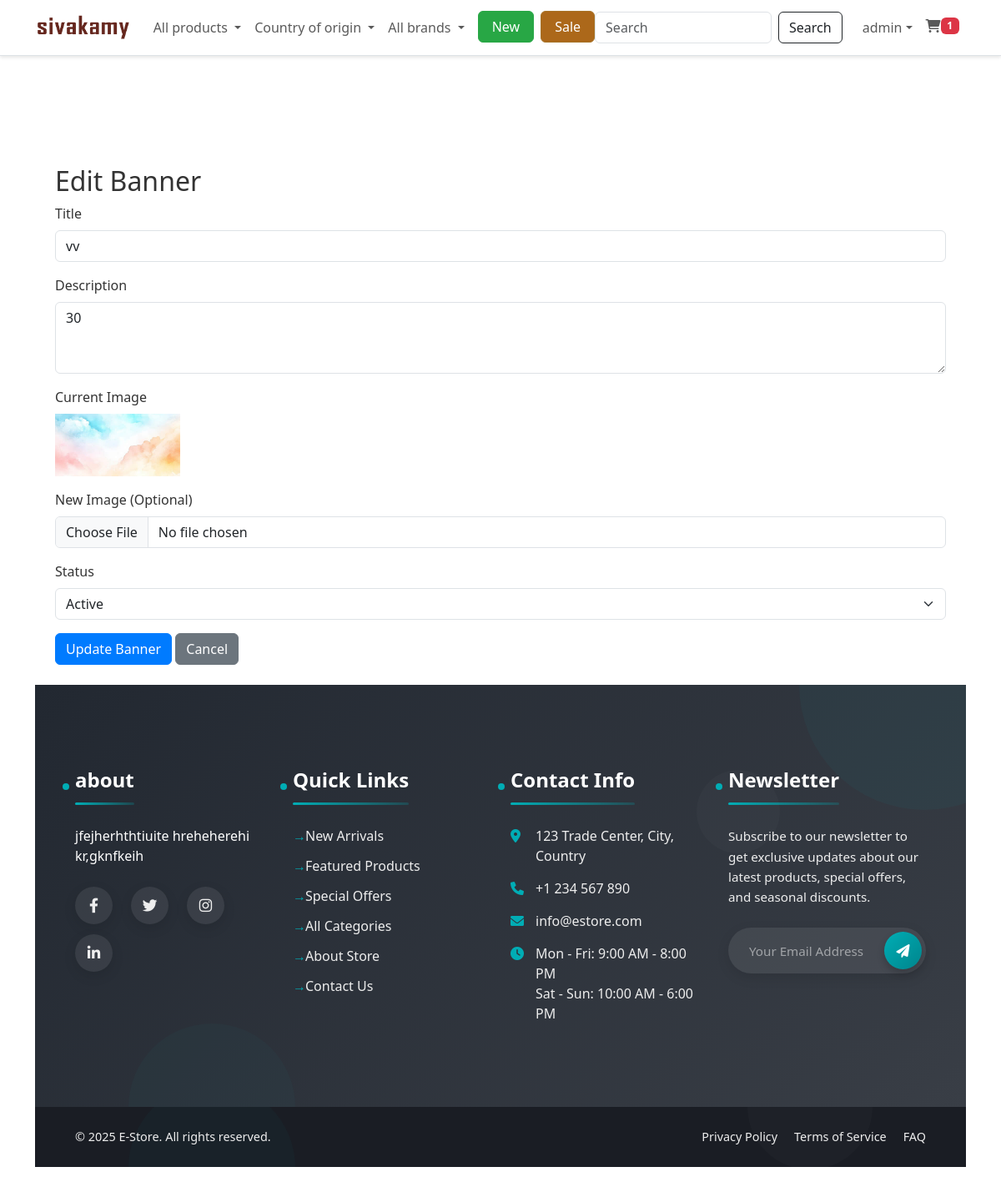
/?controller=banner&action=edit&id=4 (signed in), run on the app's committed database.
### tables this page shows
CREATE TABLE IF NOT EXISTS `settings` (
  `id` int NOT NULL AUTO_INCREMENT,
  `key` varchar(100) NOT NULL,
  `value` text,
  `group` varchar(50) DEFAULT 'general',
  `created_at` timestamp NULL DEFAULT CURRENT_TIMESTAMP,
  `updated_at` timestamp NULL DEFAULT CURRENT_TIMESTAMP ON UPDATE CURRENT_TIMESTAMP,
  PRIMARY KEY (`id`),
  UNIQUE KEY `key` (`key`)
);

CREATE TABLE IF NOT EXISTS `banners` (
  `id` int NOT NULL AUTO_INCREMENT,
  `title` varchar(255) NOT NULL,
  `description` text,
  `image_url` varchar(255) NOT NULL,
  `status` enum('active','inactive') DEFAULT 'active',
  `created_at` timestamp NULL DEFAULT CURRENT_TIMESTAMP,
  `updated_at` timestamp NULL DEFAULT CURRENT_TIMESTAMP ON UPDATE CURRENT_TIMESTAMP,
  PRIMARY KEY (`id`)
);

CREATE TABLE IF NOT EXISTS `about_store` (
  `id` int NOT NULL AUTO_INCREMENT,
  `title` varchar(255) NOT NULL,
  `content` text NOT NULL,
  `image_path` varchar(255) DEFAULT NULL,
  `created_at` timestamp NOT NULL DEFAULT CURRENT_TIMESTAMP,
  `updated_at` timestamp NOT NULL DEFAULT CURRENT_TIMESTAMP ON UPDATE CURRENT_TIMESTAMP,
  PRIMARY KEY (`id`)
);

### app/views/banner/edit.php (the view, shortened to what the rows shown need)
<?php
require_once __DIR__ . '/../customer/layouts/header.php';
?>
<div class="container mt-4">
    <h2>Edit Banner</h2>
    <form method="POST" action="?controller=banner&action=update&id=<?php echo $banner['id']; ?>" enctype="multipart/form-data">
        <div class="mb-3">
            <label for="title" class="form-label">Title</label>
            <input type="text" class="form-control" id="title" name="title" value="<?php echo htmlspecialchars($banner['title']); ?>" required>
        </div>
        <div class="mb-3">
            <label for="description" class="form-label">Description</label>
            <textarea class="form-control" id="description" name="description" rows="3"><?php echo htmlspecialchars($banner['description']); ?></textarea>
        </div>
        <div class="mb-3">
            <label for="current_image" class="form-label">Current Image</label>
            <div class="d-flex align-items-center">
                <img src="<?php echo BASE_URL . htmlspecialchars($banner['image_url']); ?>" alt="Current Banner" style="max-width: 150px; margin-right: 15px;">
            </div>
        </div>
        <div class="mb-3">
            <label for="image" class="form-label">New Image (Optional)</label>
            <input type="file" class="form-control" id="image" name="image" accept="image/*">
        </div>
        <div class="mb-3">
            <label for="status" class="form-label">Status</label>
            <select class="form-select" id="status" name="status">
                <option value="active" <?php echo $banner['status'] === 'active' ? 'selected' : ''; ?>>Active</option>
            </select>
        </div>
        <button type="submit" class="btn btn-primary">Update Banner</button>
        <a href="?controller=banner" class="btn btn-secondary">Cancel</a>
    </form>
</div>
<?php
require_once __DIR__ . '/../customer/layouts/footer.php';
?>

### app/views/customer/layouts/header.php (shortened to what the rows shown need)
<!DOCTYPE html>
<html lang="en">
<head>
    <link href="https://cdn.jsdelivr.net/npm/bootstrap@5.3.0-alpha1/dist/css/bootstrap.min.css" rel="stylesheet">
    <link rel="stylesheet" href="https://cdnjs.cloudflare.com/ajax/libs/font-awesome/6.0.0/css/all.min.css">
    <link rel="stylesheet" href="https://cdnjs.cloudflare.com/ajax/libs/animate.css/4.1.1/animate.min.css">
    <link rel="stylesheet" href="<?php echo BASE_URL; ?>assets/css/style.css">
</head>
<body style="background-color: #fff;" class="mobile-nav-fixed d-flex flex-column min-vh-100">
    <?php
    $settingModel = new Setting();
    $siteLogo = $settingModel->getSetting('site_logo');
    $siteName = $settingModel->getSetting('site_name') ?: 'Sivakamy';
    ?>
    <nav class="navbar navbar-expand-lg navbar-light bg-white border-bottom d-none d-md-block">
        <div class="container">
            <a class="navbar-brand fw-bold" href="<?php echo BASE_URL; ?>">
                <?php if(!empty($siteLogo) && file_exists(UPLOAD_PATH . $siteLogo)): ?>
                    <img src="<?php echo BASE_URL . 'public/uploads/' . htmlspecialchars($siteLogo); ?>" alt="<?php echo htmlspecialchars($siteName); ?>" style="max-height: 40px;">
                <?php else: ?>
                    <?php echo htmlspecialchars($siteName); ?>
                <?php endif; ?>
            </a>
            <div class="collapse navbar-collapse" id="navbarSupportedContent">
                <ul class="navbar-nav me-auto mb-2 mb-lg-0">
                    <li class="nav-item dropdown">
                        <a class="nav-link dropdown-toggle" href="#" id="categoryDropdown" role="button" data-bs-toggle="dropdown" aria-expanded="false">
                            All products
                        </a>
                    </li>
                    <li class="nav-item dropdown">
                        <a class="nav-link dropdown-toggle" href="#" id="countryDropdown" role="button" data-bs-toggle="dropdown" aria-expanded="false">
                            Country of origin
                        </a>
                    </li>
                    <li class="nav-item dropdown">
                        <a class="nav-link dropdown-toggle" href="#" id="brandDropdown" role="button" data-bs-toggle="dropdown" aria-expanded="false">
                            All brands
                        </a>
                    </li>
                    <li class="nav-item ms-2">
                        <a href="#" class="btn btn-success px-3 fw-medium" style="background-color: #28a745; border-color: #28a745;">New </a>
                    </li>
                    <li class="nav-item ms-2">
                        <a href="#" class="btn btn-success px-3 fw-medium" style="background-color:rgb(172, 104, 26); border-color:rgb(167, 116, 40);">Sale</a>
                    </li>
                </ul>
                <div class="d-lg-flex flex-column flex-lg-row align-items-start align-items-lg-center mt-3 mt-lg-0">
                    <form class="d-none d-md-flex w-100 mb-3 mb-lg-0 me-lg-2" action="<?php echo BASE_URL; ?>?controller=product&action=search" method="GET">
                        <input class="form-control me-2" type="search" name="keyword" placeholder="Search" aria-label="Search">
                        <button class="btn btn-outline-dark" type="submit">Search</button>
                    </form>
                    <ul class="navbar-nav ms-lg-2">
                        <?php if(isLoggedIn()) : ?>
                            <li class="nav-item dropdown">
                                <a class="nav-link dropdown-toggle d-flex align-items-center" href="#" id="navbarDropdown" role="button" data-bs-toggle="dropdown" aria-expanded="false">
                                    <span><?php echo $_SESSION['user_name']; ?></span>
                                </a>
                            </li>
                        <?php endif; ?>
                        <li class="nav-item">
                            <a class="nav-link d-flex align-items-center" href="<?php echo BASE_URL; ?>?controller=cart">
                                <i class="fas fa-shopping-cart"></i>
                                <?php if(isLoggedIn()) : ?>
                                    <span class="badge bg-danger cart-count">
                                        <?php
                                            $cartModel = new Cart();
                                            echo $cartModel->getCartCount($_SESSION['user_id']);
                                        ?>
                                    </span>
                                <?php endif; ?>
                            </a>
                        </li>
                    </ul>
                </div>
            </div>
        </div>
    </nav>
    <main class="container py-4">
    <main class="container py-4">

### app/views/customer/layouts/footer.php (shortened to what the rows shown need)
</main>
<footer class="full-width-section">
    <div class="footer-top">
        <div class="footer-decoration circle-1"></div>
        <div class="footer-decoration circle-2"></div>
        <div class="container-fluid px-4 px-xl-5 max-width-1400">
            <div class="row">
                <div class="col-lg-3 col-md-6">
                    <div class="footer-widget">
                        <?php
                        $aboutTitle = 'About Our Store';
                        $aboutContent = 'Your one-stop shop for quality products. We offer the best deals and fast delivery to your doorstep with a satisfaction guarantee on all purchases.';
                        if (isset($GLOBALS['db'])) {
                            try {
                                require_once APP_PATH . 'models/AboutStore.php';
                                $aboutStore = new AboutStore($GLOBALS['db']);
                                $aboutEntries = $aboutStore->getAll();
                                if (!empty($aboutEntries[0])) {
                                    $aboutTitle = htmlspecialchars($aboutEntries[0]['title']);
                                    $aboutContent = $aboutEntries[0]['content'];
                                }
                            } catch (Exception $e) {
                                error_log('Error loading about store content: ' . $e->getMessage());
                            }
                        }
                        ?>
                        <h4><a href="<?php echo BASE_URL; ?>?controller=about&action=index" style="color: inherit; text-decoration: none;"><?php echo $aboutTitle; ?></a></h4>
                        <div class="about-content">
                            <?php
                            $shortContent = strip_tags($aboutContent);
                            $shortContent = strlen($shortContent) > 150 ? substr($shortContent, 0, 150) . '...' : $shortContent;
                            echo $shortContent;
                            ?>
                        </div>
                        <div class="social-links">
                            <a href="#"><i class="fab fa-facebook-f"></i></a>
                            <a href="#"><i class="fab fa-twitter"></i></a>
                            <a href="#"><i class="fab fa-instagram"></i></a>
                            <a href="#"><i class="fab fa-linkedin-in"></i></a>
                        </div>
                    </div>
                </div>
                <div class="col-lg-3 col-md-6">
                    <div class="footer-widget">
                        <h4>Quick Links</h4>
                        <ul class="footer-links">
                            <li><a href="<?php echo BASE_URL; ?>?controller=product&action=new">New Arrivals</a></li>
                            <li><a href="<?php echo BASE_URL; ?>?controller=product&action=featured">Featured Products</a></li>
                            <li><a href="<?php echo BASE_URL; ?>?controller=product&action=sale">Special Offers</a></li>
                            <li><a href="<?php echo BASE_URL; ?>?controller=category&action=all">All Categories</a></li>
                            <li><a href="<?php echo BASE_URL; ?>?controller=about&action=index">About Store</a></li>
                            <li><a href="<?php echo BASE_URL; ?>?controller=page&action=contact">Contact Us</a></li>
                        </ul>
                    </div>
                </div>
                <div class="col-lg-3 col-md-6">
                    <div class="footer-widget">
                        <h4>Contact Info</h4>
                        <ul class="contact-info">
                            <li>
                                <i class="fas fa-map-marker-alt"></i>
                                123 Trade Center, City, Country
                            </li>
                            <li>
                                <i class="fas fa-phone"></i>
                                +1 234 567 890
                            </li>
                            <li>
                                <i class="fas fa-envelope"></i>
                                info@estore.com
                            </li>
                            <li>
                                <i class="fas fa-clock"></i>
                                Mon - Fri: 9:00 AM - 8:00 PM<br>
                                Sat - Sun: 10:00 AM - 6:00 PM
                            </li>
                        </ul>
                    </div>
                </div>
                <div class="col-lg-3 col-md-6">
                    <div class="footer-widget">
                        <h4>Newsletter</h4>
                        <p>Subscribe to our newsletter to get exclusive updates about our latest products, special offers, and seasonal discounts.</p>
                        <form class="newsletter-form">
                            <input type="email" placeholder="Your Email Address" required>
                            <button type="submit"><i class="fas fa-paper-plane"></i></button>
                        </form>
                    </div>
                </div>
            </div>
        </div>
    </div>
    <div class="footer-bottom">
        <div class="container-fluid px-4 px-xl-5 max-width-1400">
            <div class="footer-bottom-content">
                <p class="copyright-text">&copy; <?php echo date('Y'); ?> E-Store. All rights reserved.</p>
                <div class="footer-bottom-links">
                    <a href="<?php echo BASE_URL; ?>?controller=page&action=privacy">Privacy Policy</a>
                    <a href="<?php echo BASE_URL; ?>?controller=page&action=terms">Terms of Service</a>
                    <a href="<?php echo BASE_URL; ?>?controller=page&action=faq">FAQ</a>
                </div>
            </div>
        </div>
    </div>
</footer>
</body>
</html>

### data on the page
settings: value (picture)
banners: title "vv", description "30", image_url (picture), status "Active"
about_store: title "about", content "jfejherhthtiuite hreheherehi kr,gknfkeih"

### other printed values
$_SESSION['user_name'] "admin"
$cartModel->getCartCount($_SESSION['user_id']) "1"
